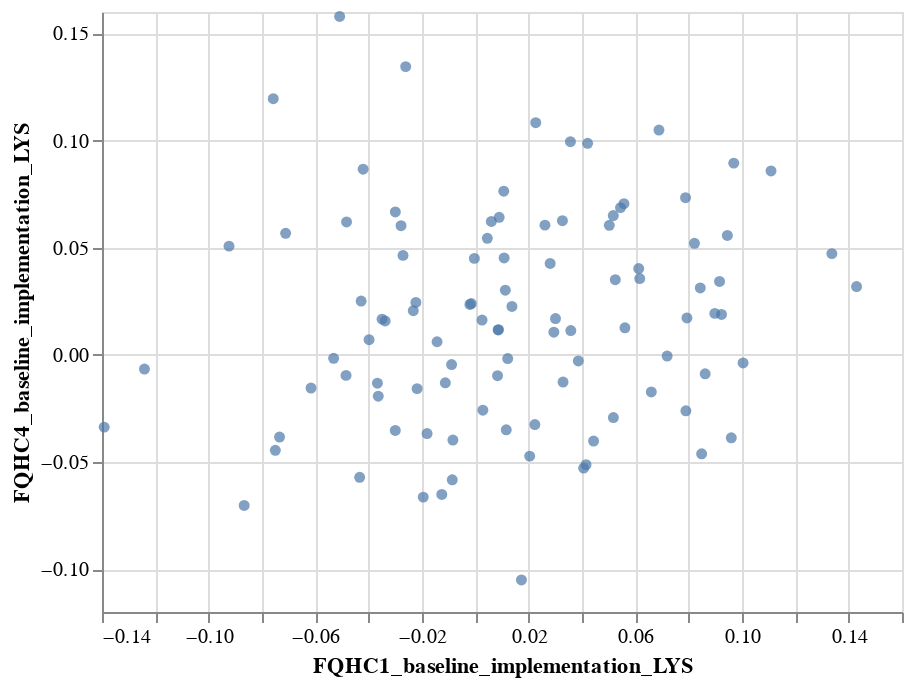

Here is the notebook cell this chart was saved with:
### Code cell
import altair as alt
import pandas as pd

# Load the CSV file (replace 'your_file.csv' with your actual file name)

# Create the scatter plot
scatter_plot = alt.Chart(data).mark_circle().encode(
    x='FQHC1_baseline_implementation_LYS:Q',
    y='FQHC4_baseline_implementation_LYS:Q'
).properties(
    width=400,
    height=300
)

# Display the scatter plot
scatter_plot.show()

### Figure 1 — Vega-Lite specification as saved in the notebook (floating-point values rounded to 4 significant figures)
{"config": {"view": {"continuousWidth": 300, "continuousHeight": 300}}, "data": {"name": "data-ccd055523e0bafc078baea27faf4be93"}, "mark": {"type": "circle"}, "encoding": {"x": {"field": "FQHC1_baseline_implementation_LYS", "type": "quantitative"}, "y": {"field": "FQHC4_baseline_implementation_LYS", "type": "quantitative"}}, "height": 300, "width": 400, "$schema": "https://vega.github.io/schema/vega-lite/v5.17.0.json", "datasets": {"data-ccd055523e0bafc078baea27faf4be93": [{"FQHC1_baseline_implementation_LYS": 0.03861, "FQHC1_baseline_implementation_Incremental_cost": -254.5, "FQHC4_baseline_implementation_LYS": -0.002837, "FQHC4_baseline_implementation_Incremental_cost": -43.92, "Comparison": "Red"}, {"FQHC1_baseline_implementation_LYS": -0.02326, "FQHC1_baseline_implementation_Incremental_cost": -228.4, "FQHC4_baseline_implementation_LYS": 0.02063, "FQHC4_baseline_implementation_Incremental_cost": -238.4, "Comparison": "Blue"}, {"FQHC1_baseline_implementation_LYS": 0.07935, "FQHC1_baseline_implementation_Incremental_cost": -264.9, "FQHC4_baseline_implementation_LYS": 0.01721, "FQHC4_baseline_implementation_Incremental_cost": -260.9, "Comparison": "Red"}, {"FQHC1_baseline_implementation_LYS": 0.03565, "FQHC1_baseline_implementation_Incremental_cost": -68.12, "FQHC4_baseline_implementation_LYS": 0.09946, "FQHC4_baseline_implementation_Incremental_cost": -265.5, "Comparison": "Blue"}, {"FQHC1_baseline_implementation_LYS": 0.05445, "FQHC1_baseline_implementation_Incremental_cost": -85.68, "FQHC4_baseline_implementation_LYS": 0.06871, "FQHC4_baseline_implementation_Incremental_cost": -307.7, "Comparison": "Blue"}, {"FQHC1_baseline_implementation_LYS": 0.09158, "FQHC1_baseline_implementation_Incremental_cost": -176.3, "FQHC4_baseline_implementation_LYS": 0.03423, "FQHC4_baseline_implementation_Incremental_cost": -52.27, "Comparison": "Red"}, {"FQHC1_baseline_implementation_LYS": -0.02184, "FQHC1_baseline_implementation_Incremental_cost": -117.8, "FQHC4_baseline_implementation_LYS": -0.01576, "FQHC4_baseline_implementation_Incremental_cost": -32.08, "Comparison": "Blue"}, {"FQHC1_baseline_implementation_LYS": -0.001504, "FQHC1_baseline_implementation_Incremental_cost": -175.1, "FQHC4_baseline_implementation_LYS": 0.02394, "FQHC4_baseline_implementation_Incremental_cost": -262.6, "Comparison": "Blue"}, {"FQHC1_baseline_implementation_LYS": -0.03, "FQHC1_baseline_implementation_Incremental_cost": -47.99, "FQHC4_baseline_implementation_LYS": 0.06668, "FQHC4_baseline_implementation_Incremental_cost": -302.0, "Comparison": "Blue"}, {"FQHC1_baseline_implementation_LYS": -0.01953, "FQHC1_baseline_implementation_Incremental_cost": -118.8, "FQHC4_baseline_implementation_LYS": -0.06639, "FQHC4_baseline_implementation_Incremental_cost": 4.912, "Comparison": "Red"}, {"FQHC1_baseline_implementation_LYS": -0.05314, "FQHC1_baseline_implementation_Incremental_cost": -175.8, "FQHC4_baseline_implementation_LYS": -0.001588, "FQHC4_baseline_implementation_Incremental_cost": -179.0, "Comparison": "Blue"}, {"FQHC1_baseline_implementation_LYS": -0.02612, "FQHC1_baseline_implementation_Incremental_cost": -78.84, "FQHC4_baseline_implementation_LYS": 0.1345, "FQHC4_baseline_implementation_Incremental_cost": -279.1, "Comparison": "Blue"}, {"FQHC1_baseline_implementation_LYS": -0.07342, "FQHC1_baseline_implementation_Incremental_cost": -216.2, "FQHC4_baseline_implementation_LYS": -0.03837, "FQHC4_baseline_implementation_Incremental_cost": -223.4, "Comparison": "Blue"}, {"FQHC1_baseline_implementation_LYS": 0.02233, "FQHC1_baseline_implementation_Incremental_cost": -213.7, "FQHC4_baseline_implementation_LYS": -0.03254, "FQHC4_baseline_implementation_Incremental_cost": -338.2, "Comparison": "Red"}, {"FQHC1_baseline_implementation_LYS": -0.09237, "FQHC1_baseline_implementation_Incremental_cost": -171.0, "FQHC4_baseline_implementation_LYS": 0.05074, "FQHC4_baseline_implementation_Incremental_cost": -242.8, "Comparison": "Blue"}, {"FQHC1_baseline_implementation_LYS": -0.06162, "FQHC1_baseline_implementation_Incremental_cost": -172.4, "FQHC4_baseline_implementation_LYS": -0.01551, "FQHC4_baseline_implementation_Incremental_cost": -155.0, "Comparison": "Blue"}, {"FQHC1_baseline_implementation_LYS": 0.06165, "FQHC1_baseline_implementation_Incremental_cost": -115.5, "FQHC4_baseline_implementation_LYS": 0.03563, "FQHC4_baseline_implementation_Incremental_cost": -222.3, "Comparison": "Red"}, {"FQHC1_baseline_implementation_LYS": 0.0108, "FQHC1_baseline_implementation_Incremental_cost": -204.9, "FQHC4_baseline_implementation_LYS": 0.04524, "FQHC4_baseline_implementation_Incremental_cost": -296.5, "Comparison": "Blue"}, {"FQHC1_baseline_implementation_LYS": 0.008325, "FQHC1_baseline_implementation_Incremental_cost": -152.9, "FQHC4_baseline_implementation_LYS": -0.009711, "FQHC4_baseline_implementation_Incremental_cost": -268.4, "Comparison": "Red"}, {"FQHC1_baseline_implementation_LYS": 0.008538, "FQHC1_baseline_implementation_Incremental_cost": -152.8, "FQHC4_baseline_implementation_LYS": 0.01164, "FQHC4_baseline_implementation_Incremental_cost": -181.3, "Comparison": "Blue"}, {"FQHC1_baseline_implementation_LYS": -0.008904, "FQHC1_baseline_implementation_Incremental_cost": -62.3, "FQHC4_baseline_implementation_LYS": -0.004523, "FQHC4_baseline_implementation_Incremental_cost": -161.7, "Comparison": "Blue"}, {"FQHC1_baseline_implementation_LYS": 0.0329, "FQHC1_baseline_implementation_Incremental_cost": -107.5, "FQHC4_baseline_implementation_LYS": -0.01269, "FQHC4_baseline_implementation_Incremental_cost": -238.6, "Comparison": "Red"}, {"FQHC1_baseline_implementation_LYS": -0.02229, "FQHC1_baseline_implementation_Incremental_cost": -188.5, "FQHC4_baseline_implementation_LYS": 0.02447, "FQHC4_baseline_implementation_Incremental_cost": -276.2, "Comparison": "Blue"}, {"FQHC1_baseline_implementation_LYS": -0.01435, "FQHC1_baseline_implementation_Incremental_cost": -113.5, "FQHC4_baseline_implementation_LYS": 0.006117, "FQHC4_baseline_implementation_Incremental_cost": -315.9, "Comparison": "Blue"}, {"FQHC1_baseline_implementation_LYS": 0.01729, "FQHC1_baseline_implementation_Incremental_cost": -142.0, "FQHC4_baseline_implementation_LYS": -0.105, "FQHC4_baseline_implementation_Incremental_cost": -113.6, "Comparison": "Red"}, {"FQHC1_baseline_implementation_LYS": 0.05173, "FQHC1_baseline_implementation_Incremental_cost": -74.93, "FQHC4_baseline_implementation_LYS": 0.06499, "FQHC4_baseline_implementation_Incremental_cost": -250.7, "Comparison": "Blue"}, {"FQHC1_baseline_implementation_LYS": 0.05249, "FQHC1_baseline_implementation_Incremental_cost": -178.2, "FQHC4_baseline_implementation_LYS": 0.03505, "FQHC4_baseline_implementation_Incremental_cost": -167.0, "Comparison": "Red"}, {"FQHC1_baseline_implementation_LYS": 0.04209, "FQHC1_baseline_implementation_Incremental_cost": -130.0, "FQHC4_baseline_implementation_LYS": 0.0987, "FQHC4_baseline_implementation_Incremental_cost": -131.3, "Comparison": "Blue"}, {"FQHC1_baseline_implementation_LYS": 0.09691, "FQHC1_baseline_implementation_Incremental_cost": -205.8, "FQHC4_baseline_implementation_LYS": 0.08947, "FQHC4_baseline_implementation_Incremental_cost": -284.7, "Comparison": "Red"}, {"FQHC1_baseline_implementation_LYS": 0.01214, "FQHC1_baseline_implementation_Incremental_cost": -207.3, "FQHC4_baseline_implementation_LYS": -0.001737, "FQHC4_baseline_implementation_Incremental_cost": -216.7, "Comparison": "Red"}, {"FQHC1_baseline_implementation_LYS": 0.07882, "FQHC1_baseline_implementation_Incremental_cost": -186.6, "FQHC4_baseline_implementation_LYS": 0.07333, "FQHC4_baseline_implementation_Incremental_cost": -199.7, "Comparison": "Red"}, {"FQHC1_baseline_implementation_LYS": 0.07895, "FQHC1_baseline_implementation_Incremental_cost": -89.13, "FQHC4_baseline_implementation_LYS": -0.02611, "FQHC4_baseline_implementation_Incremental_cost": -268.5, "Comparison": "Red"}, {"FQHC1_baseline_implementation_LYS": 0.08218, "FQHC1_baseline_implementation_Incremental_cost": -200.7, "FQHC4_baseline_implementation_LYS": 0.05206, "FQHC4_baseline_implementation_Incremental_cost": -296.5, "Comparison": "Red"}, {"FQHC1_baseline_implementation_LYS": -0.04849, "FQHC1_baseline_implementation_Incremental_cost": -182.6, "FQHC4_baseline_implementation_LYS": -0.009578, "FQHC4_baseline_implementation_Incremental_cost": -138.5, "Comparison": "Blue"}, {"FQHC1_baseline_implementation_LYS": 0.05609, "FQHC1_baseline_implementation_Incremental_cost": -132.9, "FQHC4_baseline_implementation_LYS": 0.01264, "FQHC4_baseline_implementation_Incremental_cost": -363.5, "Comparison": "Red"}, {"FQHC1_baseline_implementation_LYS": -0.07577, "FQHC1_baseline_implementation_Incremental_cost": -232.6, "FQHC4_baseline_implementation_LYS": 0.1196, "FQHC4_baseline_implementation_Incremental_cost": -223.4, "Comparison": "Blue"}, {"FQHC1_baseline_implementation_LYS": -0.07114, "FQHC1_baseline_implementation_Incremental_cost": -124.7, "FQHC4_baseline_implementation_LYS": 0.05672, "FQHC4_baseline_implementation_Incremental_cost": -199.9, "Comparison": "Blue"}, {"FQHC1_baseline_implementation_LYS": 0.04435, "FQHC1_baseline_implementation_Incremental_cost": -95.05, "FQHC4_baseline_implementation_LYS": -0.04024, "FQHC4_baseline_implementation_Incremental_cost": -134.7, "Comparison": "Red"}, {"FQHC1_baseline_implementation_LYS": 0.08619, "FQHC1_baseline_implementation_Incremental_cost": -218.5, "FQHC4_baseline_implementation_LYS": -0.008832, "FQHC4_baseline_implementation_Incremental_cost": -175.0, "Comparison": "Red"}, {"FQHC1_baseline_implementation_LYS": 0.01066, "FQHC1_baseline_implementation_Incremental_cost": -194.2, "FQHC4_baseline_implementation_LYS": 0.0764, "FQHC4_baseline_implementation_Incremental_cost": -226.5, "Comparison": "Blue"}, {"FQHC1_baseline_implementation_LYS": 0.03006, "FQHC1_baseline_implementation_Incremental_cost": -384.1, "FQHC4_baseline_implementation_LYS": 0.01694, "FQHC4_baseline_implementation_Incremental_cost": -226.4, "Comparison": "Red"}, {"FQHC1_baseline_implementation_LYS": 0.08435, "FQHC1_baseline_implementation_Incremental_cost": -128.3, "FQHC4_baseline_implementation_LYS": 0.03125, "FQHC4_baseline_implementation_Incremental_cost": -204.6, "Comparison": "Red"}, {"FQHC1_baseline_implementation_LYS": -0.03382, "FQHC1_baseline_implementation_Incremental_cost": -162.9, "FQHC4_baseline_implementation_LYS": 0.01582, "FQHC4_baseline_implementation_Incremental_cost": -144.9, "Comparison": "Blue"}, {"FQHC1_baseline_implementation_LYS": -0.0181, "FQHC1_baseline_implementation_Incremental_cost": -86.82, "FQHC4_baseline_implementation_LYS": -0.03674, "FQHC4_baseline_implementation_Incremental_cost": -296.1, "Comparison": "Red"}, {"FQHC1_baseline_implementation_LYS": 0.01373, "FQHC1_baseline_implementation_Incremental_cost": -5.664, "FQHC4_baseline_implementation_LYS": 0.02258, "FQHC4_baseline_implementation_Incremental_cost": -158.2, "Comparison": "Blue"}, {"FQHC1_baseline_implementation_LYS": 0.08487, "FQHC1_baseline_implementation_Incremental_cost": -145.4, "FQHC4_baseline_implementation_LYS": -0.04617, "FQHC4_baseline_implementation_Incremental_cost": -185.5, "Comparison": "Red"}, {"FQHC1_baseline_implementation_LYS": 0.1337, "FQHC1_baseline_implementation_Incremental_cost": -84.31, "FQHC4_baseline_implementation_LYS": 0.04725, "FQHC4_baseline_implementation_Incremental_cost": -257.8, "Comparison": "Red"}, {"FQHC1_baseline_implementation_LYS": 0.01125, "FQHC1_baseline_implementation_Incremental_cost": -154.3, "FQHC4_baseline_implementation_LYS": 0.03016, "FQHC4_baseline_implementation_Incremental_cost": -46.68, "Comparison": "Blue"}, {"FQHC1_baseline_implementation_LYS": 0.02265, "FQHC1_baseline_implementation_Incremental_cost": -98.6, "FQHC4_baseline_implementation_LYS": 0.1084, "FQHC4_baseline_implementation_Incremental_cost": -173.1, "Comparison": "Blue"}, {"FQHC1_baseline_implementation_LYS": 0.04062, "FQHC1_baseline_implementation_Incremental_cost": -86.55, "FQHC4_baseline_implementation_LYS": -0.05287, "FQHC4_baseline_implementation_Incremental_cost": -115.0, "Comparison": "Red"}, {"FQHC1_baseline_implementation_LYS": 0.1109, "FQHC1_baseline_implementation_Incremental_cost": -152.6, "FQHC4_baseline_implementation_LYS": 0.08581, "FQHC4_baseline_implementation_Incremental_cost": -281.7, "Comparison": "Red"}, {"FQHC1_baseline_implementation_LYS": 0.05573, "FQHC1_baseline_implementation_Incremental_cost": -114.0, "FQHC4_baseline_implementation_LYS": 0.07056, "FQHC4_baseline_implementation_Incremental_cost": -323.1, "Comparison": "Blue"}, {"FQHC1_baseline_implementation_LYS": 0.02611, "FQHC1_baseline_implementation_Incremental_cost": -93.54, "FQHC4_baseline_implementation_LYS": 0.06054, "FQHC4_baseline_implementation_Incremental_cost": -274.0, "Comparison": "Blue"}, {"FQHC1_baseline_implementation_LYS": -0.01258, "FQHC1_baseline_implementation_Incremental_cost": -102.5, "FQHC4_baseline_implementation_LYS": -0.06516, "FQHC4_baseline_implementation_Incremental_cost": -184.8, "Comparison": "Red"}, {"FQHC1_baseline_implementation_LYS": -0.03672, "FQHC1_baseline_implementation_Incremental_cost": -183.7, "FQHC4_baseline_implementation_LYS": -0.01323, "FQHC4_baseline_implementation_Incremental_cost": -178.7, "Comparison": "Blue"}, {"FQHC1_baseline_implementation_LYS": 0.002531, "FQHC1_baseline_implementation_Incremental_cost": -202.7, "FQHC4_baseline_implementation_LYS": 0.01624, "FQHC4_baseline_implementation_Incremental_cost": -37.13, "Comparison": "Blue"}, {"FQHC1_baseline_implementation_LYS": 0.02806, "FQHC1_baseline_implementation_Incremental_cost": -149.9, "FQHC4_baseline_implementation_LYS": 0.04265, "FQHC4_baseline_implementation_Incremental_cost": -149.6, "Comparison": "Blue"}, {"FQHC1_baseline_implementation_LYS": 0.09451, "FQHC1_baseline_implementation_Incremental_cost": -143.0, "FQHC4_baseline_implementation_LYS": 0.05574, "FQHC4_baseline_implementation_Incremental_cost": -120.2, "Comparison": "Red"}, {"FQHC1_baseline_implementation_LYS": 0.0358, "FQHC1_baseline_implementation_Incremental_cost": -129.7, "FQHC4_baseline_implementation_LYS": 0.01134, "FQHC4_baseline_implementation_Incremental_cost": -149.2, "Comparison": "Red"}, {"FQHC1_baseline_implementation_LYS": 0.04151, "FQHC1_baseline_implementation_Incremental_cost": -68.46, "FQHC4_baseline_implementation_LYS": -0.05126, "FQHC4_baseline_implementation_Incremental_cost": -168.6, "Comparison": "Red"}, {"FQHC1_baseline_implementation_LYS": 0.07192, "FQHC1_baseline_implementation_Incremental_cost": -234.2, "FQHC4_baseline_implementation_LYS": -0.0005603, "FQHC4_baseline_implementation_Incremental_cost": -299.9, "Comparison": "Red"}, {"FQHC1_baseline_implementation_LYS": 0.143, "FQHC1_baseline_implementation_Incremental_cost": -83.97, "FQHC4_baseline_implementation_LYS": 0.03188, "FQHC4_baseline_implementation_Incremental_cost": -94.94, "Comparison": "Red"}, {"FQHC1_baseline_implementation_LYS": -0.02786, "FQHC1_baseline_implementation_Incremental_cost": -136.2, "FQHC4_baseline_implementation_LYS": 0.06029, "FQHC4_baseline_implementation_Incremental_cost": -193.8, "Comparison": "Blue"}, {"FQHC1_baseline_implementation_LYS": -0.04283, "FQHC1_baseline_implementation_Incremental_cost": -104.5, "FQHC4_baseline_implementation_LYS": 0.02511, "FQHC4_baseline_implementation_Incremental_cost": -91.45, "Comparison": "Blue"}, {"FQHC1_baseline_implementation_LYS": 0.03266, "FQHC1_baseline_implementation_Incremental_cost": -99.05, "FQHC4_baseline_implementation_LYS": 0.06258, "FQHC4_baseline_implementation_Incremental_cost": -182.9, "Comparison": "Blue"}, {"FQHC1_baseline_implementation_LYS": -0.008647, "FQHC1_baseline_implementation_Incremental_cost": -154.1, "FQHC4_baseline_implementation_LYS": -0.05832, "FQHC4_baseline_implementation_Incremental_cost": -203.1, "Comparison": "Red"}, {"FQHC1_baseline_implementation_LYS": -0.07501, "FQHC1_baseline_implementation_Incremental_cost": -176.3, "FQHC4_baseline_implementation_LYS": -0.04452, "FQHC4_baseline_implementation_Incremental_cost": -153.0, "Comparison": "Blue"}, {"FQHC1_baseline_implementation_LYS": 0.008941, "FQHC1_baseline_implementation_Incremental_cost": -64.26, "FQHC4_baseline_implementation_LYS": 0.0642, "FQHC4_baseline_implementation_Incremental_cost": -275.9, "Comparison": "Blue"}, {"FQHC1_baseline_implementation_LYS": -0.03641, "FQHC1_baseline_implementation_Incremental_cost": -209.2, "FQHC4_baseline_implementation_LYS": -0.01931, "FQHC4_baseline_implementation_Incremental_cost": -382.6, "Comparison": "Blue"}, {"FQHC1_baseline_implementation_LYS": 0.02944, "FQHC1_baseline_implementation_Incremental_cost": -188.0, "FQHC4_baseline_implementation_LYS": 0.01055, "FQHC4_baseline_implementation_Incremental_cost": -172.3, "Comparison": "Red"}, {"FQHC1_baseline_implementation_LYS": 0.002826, "FQHC1_baseline_implementation_Incremental_cost": -102.3, "FQHC4_baseline_implementation_LYS": -0.0258, "FQHC4_baseline_implementation_Incremental_cost": -207.9, "Comparison": "Red"}, {"FQHC1_baseline_implementation_LYS": 0.0116, "FQHC1_baseline_implementation_Incremental_cost": -116.9, "FQHC4_baseline_implementation_LYS": -0.03497, "FQHC4_baseline_implementation_Incremental_cost": -145.7, "Comparison": "Red"}, {"FQHC1_baseline_implementation_LYS": -0.002049, "FQHC1_baseline_implementation_Incremental_cost": -224.7, "FQHC4_baseline_implementation_LYS": 0.02354, "FQHC4_baseline_implementation_Incremental_cost": -154.0, "Comparison": "Blue"}, {"FQHC1_baseline_implementation_LYS": -0.0483, "FQHC1_baseline_implementation_Incremental_cost": -51.37, "FQHC4_baseline_implementation_LYS": 0.06202, "FQHC4_baseline_implementation_Incremental_cost": -101.5, "Comparison": "Blue"}, {"FQHC1_baseline_implementation_LYS": 0.005997, "FQHC1_baseline_implementation_Incremental_cost": -155.9, "FQHC4_baseline_implementation_LYS": 0.06225, "FQHC4_baseline_implementation_Incremental_cost": -312.0, "Comparison": "Blue"}, {"FQHC1_baseline_implementation_LYS": -0.03498, "FQHC1_baseline_implementation_Incremental_cost": -158.8, "FQHC4_baseline_implementation_LYS": 0.01667, "FQHC4_baseline_implementation_Incremental_cost": -281.5, "Comparison": "Blue"}, {"FQHC1_baseline_implementation_LYS": 0.05176, "FQHC1_baseline_implementation_Incremental_cost": -172.4, "FQHC4_baseline_implementation_LYS": -0.02924, "FQHC4_baseline_implementation_Incremental_cost": -180.4, "Comparison": "Red"}, {"FQHC1_baseline_implementation_LYS": 0.02038, "FQHC1_baseline_implementation_Incremental_cost": -232.4, "FQHC4_baseline_implementation_LYS": -0.04725, "FQHC4_baseline_implementation_Incremental_cost": -184.3, "Comparison": "Red"}, {"FQHC1_baseline_implementation_LYS": -0.03002, "FQHC1_baseline_implementation_Incremental_cost": -122.1, "FQHC4_baseline_implementation_LYS": -0.03529, "FQHC4_baseline_implementation_Incremental_cost": -98.01, "Comparison": "Red"}, {"FQHC1_baseline_implementation_LYS": -0.04338, "FQHC1_baseline_implementation_Incremental_cost": -95.08, "FQHC4_baseline_implementation_LYS": -0.05712, "FQHC4_baseline_implementation_Incremental_cost": -179.9, "Comparison": "Red"}, {"FQHC1_baseline_implementation_LYS": -0.1241, "FQHC1_baseline_implementation_Incremental_cost": -164.8, "FQHC4_baseline_implementation_LYS": -0.006611, "FQHC4_baseline_implementation_Incremental_cost": -280.5, "Comparison": "Blue"}, {"FQHC1_baseline_implementation_LYS": -0.01125, "FQHC1_baseline_implementation_Incremental_cost": -202.2, "FQHC4_baseline_implementation_LYS": -0.01302, "FQHC4_baseline_implementation_Incremental_cost": -222.8, "Comparison": "Red"}, {"FQHC1_baseline_implementation_LYS": -0.03985, "FQHC1_baseline_implementation_Incremental_cost": -106.7, "FQHC4_baseline_implementation_LYS": 0.007059, "FQHC4_baseline_implementation_Incremental_cost": -214.1, "Comparison": "Blue"}, {"FQHC1_baseline_implementation_LYS": -0.04208, "FQHC1_baseline_implementation_Incremental_cost": -68.44, "FQHC4_baseline_implementation_LYS": 0.08666, "FQHC4_baseline_implementation_Incremental_cost": -171.5, "Comparison": "Blue"}, {"FQHC1_baseline_implementation_LYS": -0.02712, "FQHC1_baseline_implementation_Incremental_cost": -111.9, "FQHC4_baseline_implementation_LYS": 0.04642, "FQHC4_baseline_implementation_Incremental_cost": -363.1, "Comparison": "Blue"}, {"FQHC1_baseline_implementation_LYS": 0.1004, "FQHC1_baseline_implementation_Incremental_cost": -166.4, "FQHC4_baseline_implementation_LYS": -0.003787, "FQHC4_baseline_implementation_Incremental_cost": -123.9, "Comparison": "Red"}, {"FQHC1_baseline_implementation_LYS": -0.08668, "FQHC1_baseline_implementation_Incremental_cost": -114.9, "FQHC4_baseline_implementation_LYS": -0.07027, "FQHC4_baseline_implementation_Incremental_cost": -130.9, "Comparison": "Blue"}, {"FQHC1_baseline_implementation_LYS": 0.06599, "FQHC1_baseline_implementation_Incremental_cost": -237.6, "FQHC4_baseline_implementation_LYS": -0.01733, "FQHC4_baseline_implementation_Incremental_cost": -300.8, "Comparison": "Red"}, {"FQHC1_baseline_implementation_LYS": 0.08981, "FQHC1_baseline_implementation_Incremental_cost": -283.5, "FQHC4_baseline_implementation_LYS": 0.01936, "FQHC4_baseline_implementation_Incremental_cost": -111.6, "Comparison": "Red"}, {"FQHC1_baseline_implementation_LYS": 0.06126, "FQHC1_baseline_implementation_Incremental_cost": -95.32, "FQHC4_baseline_implementation_LYS": 0.04026, "FQHC4_baseline_implementation_Incremental_cost": -271.3, "Comparison": "Red"}, {"FQHC1_baseline_implementation_LYS": 0.004496, "FQHC1_baseline_implementation_Incremental_cost": -138.0, "FQHC4_baseline_implementation_LYS": 0.0544, "FQHC4_baseline_implementation_Incremental_cost": -279.1, "Comparison": "Blue"}, {"FQHC1_baseline_implementation_LYS": -0.05088, "FQHC1_baseline_implementation_Incremental_cost": -230.8, "FQHC4_baseline_implementation_LYS": 0.1579, "FQHC4_baseline_implementation_Incremental_cost": -193.2, "Comparison": "Blue"}, {"FQHC1_baseline_implementation_LYS": -0.0003664, "FQHC1_baseline_implementation_Incremental_cost": -225.8, "FQHC4_baseline_implementation_LYS": 0.04502, "FQHC4_baseline_implementation_Incremental_cost": -190.8, "Comparison": "Blue"}, {"FQHC1_baseline_implementation_LYS": 0.09598, "FQHC1_baseline_implementation_Incremental_cost": -249.3, "FQHC4_baseline_implementation_LYS": -0.0387, "FQHC4_baseline_implementation_Incremental_cost": -68.44, "Comparison": "Red"}, {"FQHC1_baseline_implementation_LYS": 0.06886, "FQHC1_baseline_implementation_Incremental_cost": -159.5, "FQHC4_baseline_implementation_LYS": 0.1049, "FQHC4_baseline_implementation_Incremental_cost": -193.4, "Comparison": "Blue"}, {"FQHC1_baseline_implementation_LYS": 0.008676, "FQHC1_baseline_implementation_Incremental_cost": -120.7, "FQHC4_baseline_implementation_LYS": 0.01173, "FQHC4_baseline_implementation_Incremental_cost": -144.0, "Comparison": "Blue"}, {"FQHC1_baseline_implementation_LYS": 0.05024, "FQHC1_baseline_implementation_Incremental_cost": -135.8, "FQHC4_baseline_implementation_LYS": 0.06044, "FQHC4_baseline_implementation_Incremental_cost": -236.0, "Comparison": "Blue"}, {"FQHC1_baseline_implementation_LYS": -0.008411, "FQHC1_baseline_implementation_Incremental_cost": -179.0, "FQHC4_baseline_implementation_LYS": -0.03977, "FQHC4_baseline_implementation_Incremental_cost": -145.3, "Comparison": "Red"}, {"FQHC1_baseline_implementation_LYS": 0.09232, "FQHC1_baseline_implementation_Incremental_cost": -194.7, "FQHC4_baseline_implementation_LYS": 0.01885, "FQHC4_baseline_implementation_Incremental_cost": -293.3, "Comparison": "Red"}, {"FQHC1_baseline_implementation_LYS": -0.1392, "FQHC1_baseline_implementation_Incremental_cost": -174.2, "FQHC4_baseline_implementation_LYS": -0.03373, "FQHC4_baseline_implementation_Incremental_cost": -338.3, "Comparison": "Blue"}]}}
